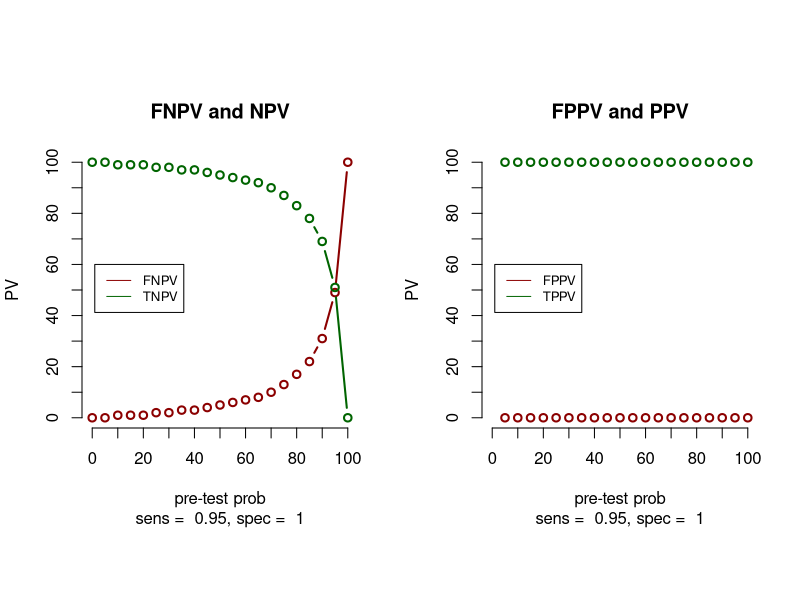

Write the R code that produced this figure.
# R code to construct, FN,TN,FP,TP curves

sens = 0.95
spec = 1

prev <- c(0, 0.05, 0.1, 0.15, 0.2, 0.25, 0.3, 0.35, 
          0.4, 0.45, 0.5, 0.55, 0.6, 0.65, 0.7, 0.75,
          0.8,0.85, 0.90, 0.95, 1)
x <- prev
length(x)

# pretest-probability = prevalence = prev
# sick
sick <- prev*100
length(sick)

# notsick
notsick = 100 - sick
length(notsick)

# TP = true positives
TP <- sick * sens  
length(TP)

# TN = true negatives
TN = spec * notsick  
length(TN)

# FN = false negatives = sick - TP
FN = sick -TP

# FP
FP= notsick - TN

#### summary all variables in een data frame
# check sick = sumsick
# check notsick = sumnotsicktest
sumsicktest = TP+FN
sumnotsicktest = TN+FP
ds <- data.frame(sick,notsick,FN,TP, sumsicktest, FP,TN, sumnotsicktest)
ds
# end summary all variables, 


# FNPV = FN/(FN +TN) 
numerator = FN
denominator = FN + TN
FNPV <- numerator/denominator
FNPV <- round(FNPV,2)
FNPV

numerator = TN
TN
FN 
denominator = FN + TN
NPV <- numerator/denominator
NPV <- round(NPV,2)
NPV

numerator = FP
denominator = FP + TP
FPPV <- numerator/denominator
FPPV <- round(FPPV,2)
FPPV

numerator = TP
FP = notsick - TN
FP
denominator = FP + TP
PPV <- numerator/denominator
PPV <- round(PPV,2)
PPV

# add all PVs to de datas set ds
ds <- data.frame(sick,notsick,FN,TP, sumsicktest, FP,TN, sumnotsicktest,
                 FNPV,NPV,FPPV,PPV)
ds

# alltogehter
op <- par(mfrow = c(1, 2), pty = "s")   
# FNPV and TNPV

x1 <- x*100
y <- ds$FNPV*100

# save text in plot as variable text
a =paste("sens = ",sens)
b =paste("spec = ",spec)
# save text

plot(x1,y, type = "b", xlim = c(0,100), 
     ylim = c(0,100), main= "FNPV and NPV", 
     sub = paste(a,b,sep=", "),
     xlab = "pre-test prob",
     ylab="PV", col = "darkred",
     axes = FALSE, lwd=2)
y2<- ds$NPV*100
lines(x1,y2, type = "b",col= "darkgreen", lwd=2)
legend(1, 60, legend=c("FNPV", "TNPV"),
       col=c("darkred", "darkgreen"), lty=1, cex=0.8)
axis(side=1, at=seq(0,100, by=10))
axis(side=2, at=seq(0,100, by=10))

# end FNPV and TNPV

# FPPV and TPPV
y <- ds$FPPV*100
plot(x1,y, type = "b", xlim = c(0,100), 
     ylim = c(0,100), main= "FPPV and PPV",
     sub = paste(a,b,sep=", "),
     xlab = "pre-test prob",
     ylab = "PV", col = "darkred",
     axes = FALSE,lwd=2)

y2=ds$PPV*100
lines(x1,y2, type = "b",col= "darkgreen", lwd=2)
legend(1, 60, legend=c("FPPV", "TPPV"),
       col=c("darkred", "darkgreen"), lty=1, cex=0.8)

axis(side=1, at=seq(0,100, by=10))
axis(side=2, at=seq(0,100, by=10))
# end FPPV and TPPV

op <- par(mfrow = c(1,1), pty = "s")  

